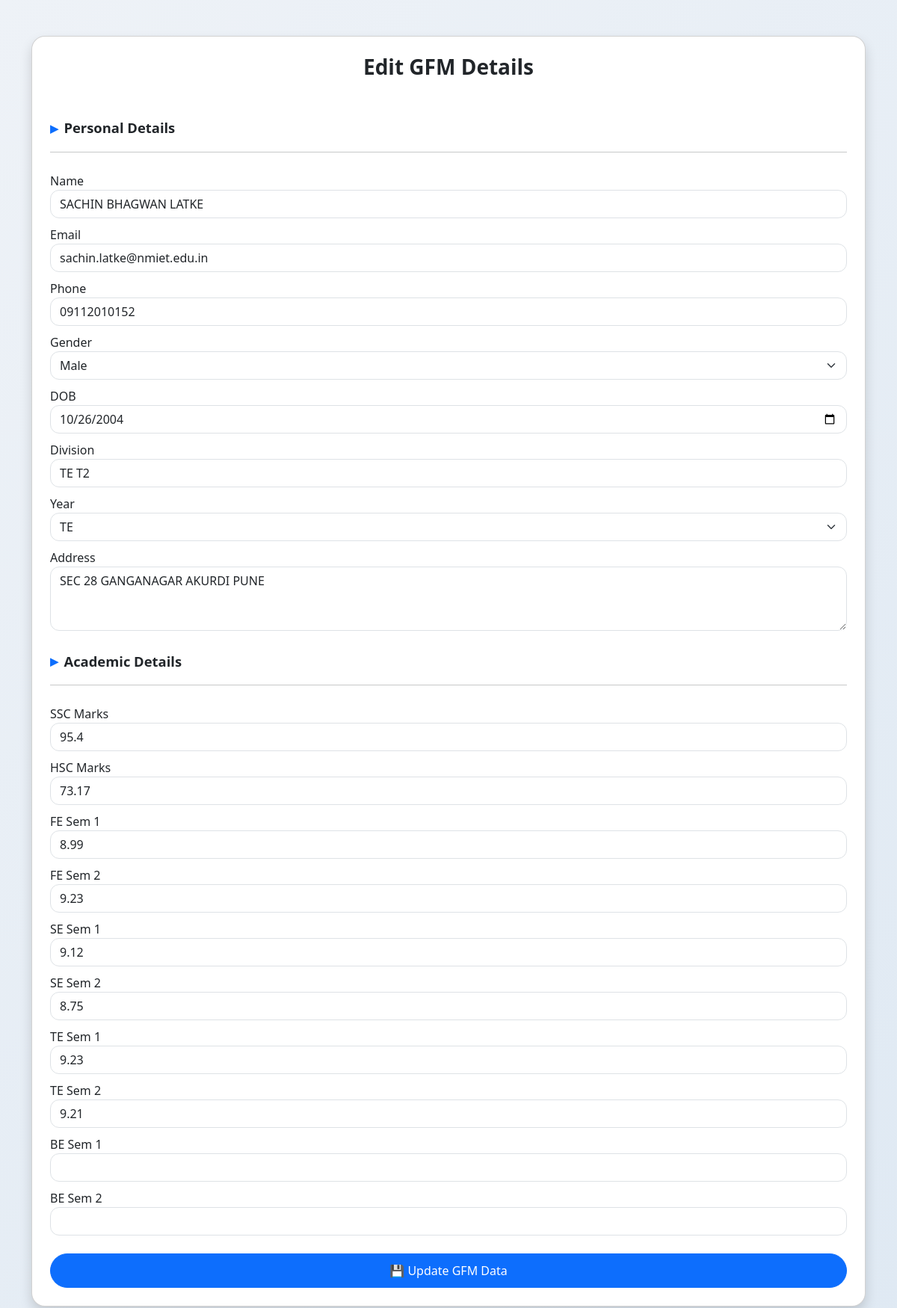
Screenshot of /student/edit (signed in) with the database file from the repository.
### models.py (models this page shows)
class Student(db.Model):
    id = db.Column(db.Integer, primary_key=True)
    prn = db.Column(db.String(20), unique=True, nullable=False)
    photo = db.Column(db.String(200))
    name = db.Column(db.String(100))
    email = db.Column(db.String(100))
    phone = db.Column(db.String(15))
    gender = db.Column(db.String(10))
    dob = db.Column(db.String(20))
    address = db.Column(db.Text)
    division = db.Column(db.String(10))
    year = db.Column(db.String(10))
    ssc_marks = db.Column(db.Float)
    hsc_marks = db.Column(db.Float)
    fe_sem1 = db.Column(db.Float)
    fe_sem2 = db.Column(db.Float)
    se_sem1 = db.Column(db.Float)
    se_sem2 = db.Column(db.Float)
    te_sem1 = db.Column(db.Float)
    te_sem2 = db.Column(db.Float)
    be_sem1 = db.Column(db.Float)
    be_sem2 = db.Column(db.Float)
    password = db.Column(db.String(200))

### auth.py (the view, shortened to what this page needs)
@auth_bp.route('/student/edit', methods=['GET', 'POST'])
def student_edit():
    if session.get('user') != 'student':
        return redirect('/student/login')
    student = Student.query.filter_by(prn=session['prn']).first()
    if not student:
        return "Student not found"
    return render_template('gfm_edit.html', student=student)

### templates/gfm_edit.html (shortened to what this page needs)
<!DOCTYPE html>
<html lang="en">
<head>
    <link href="https://cdn.jsdelivr.net/npm/bootstrap@5.3.2/dist/css/bootstrap.min.css" rel="stylesheet">
</head>
<body>
<div class="container mt-5 mb-5">
    <div class="card edit-card shadow p-4">
        <h3 class="text-center mb-4">Edit GFM Details</h3>
        <form method="POST">
            <div class="section-title">Personal Details</div>
            <hr>
            <label>Name</label>
            <input type="text" name="name" value="{{ student.name }}" class="form-control">
            <label>Email</label>
            <input type="email" name="email" value="{{ student.email }}" class="form-control">
            <label>Phone</label>
            <input type="text" name="phone" value="{{ student.phone }}" class="form-control">
            <label>Gender</label>
            <select name="gender" class="form-select">
                <option {{ 'selected' if student.gender == 'Male' }}>Male</option>
            </select>
            <label>DOB</label>
            <input type="date" name="dob" value="{{ student.dob }}" class="form-control">
            <label>Division</label>
            <input type="text" name="division" value="{{ student.division }}" class="form-control">
            <label>Year</label>
            <select name="year" class="form-select">
                <option {{ 'selected' if student.year == 'TE' }}>TE</option>
            </select>
            <label>Address</label>
            <textarea name="address" rows="3" class="form-control">{{ student.address }}</textarea>
            <div class="section-title">Academic Details</div>
            <hr>
            <label>SSC Marks</label>
            <input type="number" name="ssc_marks" value="{{ student.ssc_marks }}" class="form-control">
            <label>HSC Marks</label>
            <input type="number" name="hsc_marks" value="{{ student.hsc_marks }}" class="form-control">
            <label>FE Sem 1</label>
            <input type="number" name="fe_sem1" value="{{ student.fe_sem1 }}" class="form-control">
            <label>FE Sem 2</label>
            <input type="number" name="fe_sem2" value="{{ student.fe_sem2 }}" class="form-control">
            <label>SE Sem 1</label>
            <input type="number" name="se_sem1" value="{{ student.se_sem1 }}" class="form-control">
            <label>SE Sem 2</label>
            <input type="number" name="se_sem2" value="{{ student.se_sem2 }}" class="form-control">
            <label>TE Sem 1</label>
            <input type="number" name="te_sem1" value="{{ student.te_sem1 }}" class="form-control">
            <label>TE Sem 2</label>
            <input type="number" name="te_sem2" value="{{ student.te_sem2 }}" class="form-control">
            <label>BE Sem 1</label>
            <input type="number" name="be_sem1" value="{{ student.be_sem1 }}" class="form-control">
            <label>BE Sem 2</label>
            <input type="number" name="be_sem2" value="{{ student.be_sem2 }}" class="form-control mb-4">
            <button class="btn btn-primary w-100 save-btn">
                💾 Update GFM Data
            </button>
        </form>
    </div>
</div>
</body>
</html>

### templates/gfm_edit.html (style rules this page uses)
body { background: linear-gradient(135deg, #eef2f7, #dfe9f3); font-family: "Segoe UI", sans-serif; }
.edit-card { border-radius: 18px; animation: fadeUp 0.7s ease; }
h3 { font-weight: 700; }
.section-title { font-weight: 600; font-size: 1.15rem; margin-top: 25px; display: flex; align-items: center; }
.section-title::before { content: "▸"; color: #0d6efd; font-size: 1.3rem; margin-right: 8px; }
label { font-weight: 500; margin-top: 10px; }
.form-control, .form-select { border-radius: 12px; transition: 0.25s; }
.save-btn { border-radius: 30px; padding: 10px; font-size: 1rem; transition: 0.3s; }

### rows the page displays
Student: name "SACHIN BHAGWAN LATKE", email "sachin.latke@nmiet.edu.in", phone "09112010152", dob "10/26/2004", division "TE T2", address "SEC 28 GANGANAGAR AKURDI PUNE", ssc_marks "95.4", hsc_marks "73.17", fe_sem1 "8.99", fe_sem2 "9.23", se_sem1 "9.12", se_sem2 "8.75", te_sem1 "9.23", te_sem2 "9.21"
